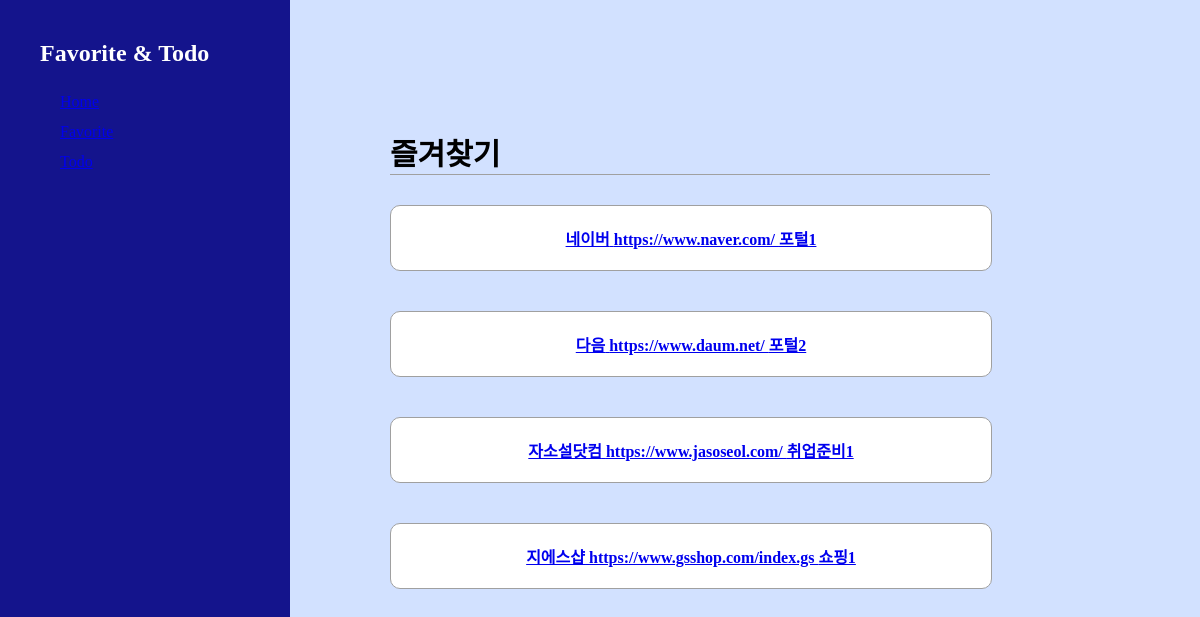
Screenshot of /second/favorite with the database file from the repository.
### second/models.py (models this page shows, shortened)
class Favorite(models.Model):
    seq = models.AutoField(primary_key=True)
    name = models.CharField(max_length=50)
    url = models.CharField(max_length=100)
    memo = models.TextField()
    reg_date = models.DateField(auto_now_add=True)
    group = models.ForeignKey(FavoriteGroup, on_delete=models.CASCADE)

### second/views.py (the view)
# urls.py: path('favorite', views.favorite, name='favorite'),
def favorite(request):
    favorite = Favorite.objects.all()
    """
        SELECT *
            FROM favorite
    """
    return render(request, 'second/favorite.html', {
        'text' : '즐겨찾기',
        'favorite' : favorite
    })

### second/templates/second/favorite.html (shortened to what this page needs)
<!DOCTYPE html>
{% extends 'second/layout.html' %}
    {% block content %}
        <div id="container">
            <h3>{{ text }}</h3>
            {% for favor in favorite %}
                <div id="favor">
                    <a href='favorite/{{favor.seq}}'>
                    <span>{{ favor.name }}</span>
                    <span>{{ favor.url}}
                    {{ favor.memo }}</span>
                    </a>
                </div>
            {% endfor %}
        </div>
    {% endblock %}

### second/templates/second/layout.html (style rules this page uses)
body { background-color: #D2E1FF; margin:0 auto; padding:0; }
#container { float: left; width: 700px; padding: 100px; margin: 0 auto; }
#container > h3 { font-size: 30px; width: 600px; border-bottom: 1px solid #a0a0a0; }
#favor { padding: 20px; margin-bottom: 40px; background-color: white; text-align: center; width: 560px; border: 1px solid #a0a0a0; border-radius: 10px; font-weight: bold; }

### rows the page displays
Favorite: name "네이버", url "https://www.naver.com/", memo "포털1"
Favorite: name "다음", url "https://www.daum.net/", memo "포털2"
Favorite: name "자소설닷컴", url "https://www.jasoseol.com/", memo "취업준비1"
Favorite: name "지에스샵", url "https://www.gsshop.com/index.gs", memo "쇼핑1"

### other values shown
{{ text }} "즐겨찾기"
